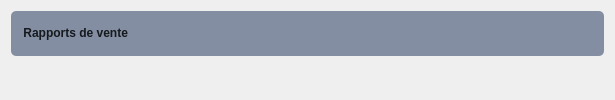
                <widget class="QWidget" name="page_report">
                 <layout class="QVBoxLayout" name="verticalLayout_36">
                  <item>
                   <widget class="QWidget" name="widget_10" native="true">
                    <property name="minimumSize">
                     <size>
                      <width>0</width>
                      <height>45</height>
                     </size>
                    </property>
                    <property name="maximumSize">
                     <size>
                      <width>16777215</width>
                      <height>45</height>
                     </size>
                    </property>
                    <property name="styleSheet">
                     <string notr="true">background-color: #838ea2;
color : #16191d;
font-weight : bold;
border-radius : 5px;</string>
                    </property>
                    <layout class="QHBoxLayout" name="horizontalLayout_16">
                     <item>
                      <widget class="QPushButton" name="pushButton_4">
                       <property name="text">
                        <string> Rapports de vente</string>
                       </property>
                       <property name="icon">
                        <iconset resource="resources.qrc">
                         <normaloff>:/icon_2/bar-chart-2.svg</normaloff>:/icon_2/bar-chart-2.svg</iconset>
                       </property>
                      </widget>
                     </item>
                     <item>
                      <spacer name="horizontalSpacer_6">
                       <property name="orientation">
                        <enum>Qt::Horizontal</enum>
                       </property>
                       <property name="sizeHint" stdset="0">
                        <size>
                         <width>467</width>
                         <height>20</height>
                        </size>
                       </property>
                      </spacer>
                     </item>
                    </layout>
                   </widget>
                  </item>
                  <item>
                   <widget class="QWidget" name="widget_13" native="true"/>
                  </item>
                 </layout>
                </widget>
